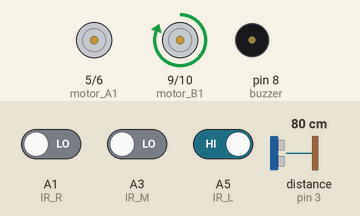
Simulated run of this sketch. Board: Arduino Uno, built with avr-gcc and run on an emulated ATmega328P. Shown: motor-driver pin pairs drawn as motors (green arrow = first pin HIGH = forward, orange = second pin HIGH = backward, longer = more drive), buzzer (waves = sounding, pin HIGH). Wiring (inferred from the names in the program): ultrasonic range finder: trigger pin 2; echo pin 3. Inputs (shaded band) come from the test bench; at power-on: distance to the obstacle (sensor on pin 3) 80 cm, A1 (IR_R) LOW, A5 (IR_L) HIGH, A3 (IR_M) LOW. The echo pulse lasts 58.3 µs per cm; pins used as bus, display or sensor lines are not drawn; what the sketch prints to the serial monitor is not drawn.

Above: at 2.2 s.
2.3 s: distance to the obstacle (sensor on pin 3) set to 24 cm
5.3 s: distance to the obstacle (sensor on pin 3) set to 20 cm
At 5.6 s:
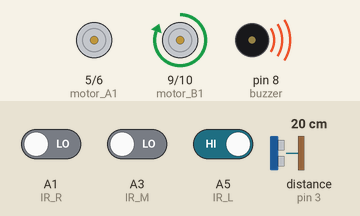
8.3 s: distance to the obstacle (sensor on pin 3) set to 35 cm
At 9.2 s:
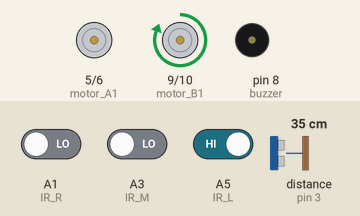
9.8 s: A1 (IR_R) driven HIGH
At 10.8 s:
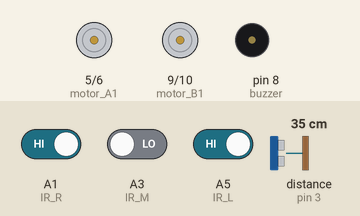
11.3 s: A5 (IR_L) driven LOW
At 12.0 s:
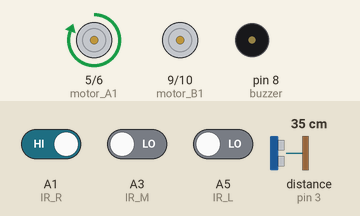
12.8 s: distance to the obstacle (sensor on pin 3) set to 2 cm
At 13.6 s:
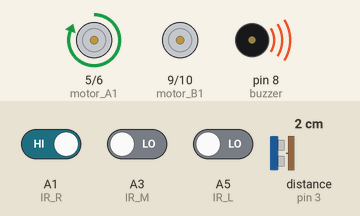
Timing chart, 0 to 16.8 s (numbered marks = the images above; inputs shaded):
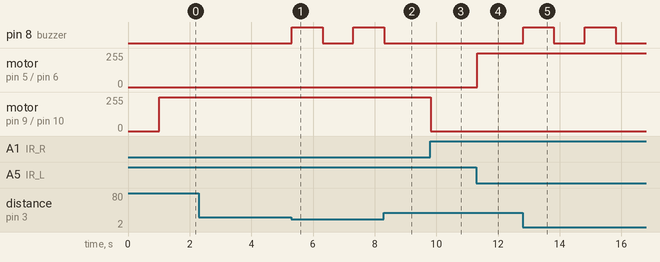

The sketch:

buzzor.ino
```cpp
#include"pitches.h"
const int motor_A1 = 5;
const int motor_A2 = 6;
const int motor_B1 = 9;
const int motor_B2 = 10;
const int IR_R = A1;
const int IR_M = A3;
const int IR_L = A5;
const int trigPin = 2;
const int echoPin = 3;
const int buzzer = 8;
int IR_L_data;
int IR_M_data;
int IR_R_data;

void setup() {
  pinMode(motor_A1, OUTPUT);
  pinMode(motor_A2, OUTPUT);
  pinMode(motor_B1, OUTPUT);
  pinMode(motor_B2, OUTPUT);
  pinMode(IR_L, INPUT);
  pinMode(IR_M, INPUT);
  pinMode(IR_R, INPUT);
  pinMode(trigPin, OUTPUT);
  pinMode(echoPin, INPUT);
  pinMode(buzzer, OUTPUT);
  Serial.begin(9600);
  Serial.print("Start");
  delay(1000);
}

void loop() {
  // 초음파 센서로 거리 측정
  IR_L_data = digitalRead(IR_L);
  IR_M_data = digitalRead(IR_M);
  IR_R_data = digitalRead(IR_R);
  Serial.print(IR_L_data);
  Serial.print("-");
  Serial.print(IR_M_data);
  Serial.print("-");
  Serial.println(IR_R_data);
  long duration, cm_distance;
  digitalWrite(trigPin, LOW);
  delayMicroseconds(2);
  digitalWrite(trigPin, HIGH);
  delayMicroseconds(10);
  digitalWrite(trigPin, LOW);
  duration = pulseIn(echoPin, HIGH);
  cm_distance = duration / 29 / 2;

   if (cm_distance <= 20) {  // 장애물이 20cm 이내에 있을 경우
    digitalWrite(buzzer, HIGH);  // 피에조 부저 울림
    delay(1000);
    digitalWrite(buzzer, LOW);
    delay(1000);
  }
  if (IR_L_data == 0 and IR_M_data == 1 and IR_R_data == 0) {
    Serial.println("직진");
    forward();
  }
  else if (IR_L_data == 1 and IR_M_data == 0 and IR_R_data == 0) {
    Serial.println("좌회전 ");
    left();
  }
  else if (IR_L_data == 0 and IR_M_data == 0 and IR_R_data == 1) {
    Serial.println("우회전");
    right();
  }
  else if (IR_L_data == 1  and IR_R_data == 1) {
    Serial.println("정지");
    stop();
  }
}


void right() {
  digitalWrite(motor_A1, HIGH);
  digitalWrite(motor_A2, LOW);
  digitalWrite(motor_B1, LOW);
  digitalWrite(motor_B2, LOW);
}

void left() {
  digitalWrite(motor_A1, LOW);
  digitalWrite(motor_A2, LOW);
  digitalWrite(motor_B1, HIGH);
  digitalWrite(motor_B2, LOW);
}

void forward() {
  digitalWrite(motor_A1, HIGH);
  digitalWrite(motor_A2, LOW);
  digitalWrite(motor_B1, HIGH);
  digitalWrite(motor_B2, LOW);
}

void stop() {
  digitalWrite(motor_A1, LOW);
  digitalWrite(motor_A2, LOW);
  digitalWrite(motor_B1, LOW);
  digitalWrite(motor_B2, LOW);
}
```

pitches.h
```cpp
/*************************************************
   Public Constants
 *************************************************/

#define NOTE_B0 31
#define NOTE_C1 33
#define NOTE_CS1 35
#define NOTE_D1 37
#define NOTE_DS1 39
#define NOTE_E1 41
#define NOTE_F1 44
#define NOTE_FS1 46
#define NOTE_G1 49
#define NOTE_GS1 52
#define NOTE_A1 55
#define NOTE_AS1 58
#define NOTE_B1 62
#define NOTE_C2 65
#define NOTE_CS2 69
#define NOTE_D2 73
#define NOTE_DS2 78
#define NOTE_E2 82
#define NOTE_F2 87
#define NOTE_FS2 93
#define NOTE_G2 98
#define NOTE_GS2 104
#define NOTE_A2 110
#define NOTE_AS2 117
#define NOTE_B2 123
#define NOTE_C3 131
#define NOTE_CS3 139
#define NOTE_D3 147
#define NOTE_DS3 156
#define NOTE_E3 165
#define NOTE_F3 175
#define NOTE_FS3 185
#define NOTE_G3 196
#define NOTE_GS3 208
#define NOTE_A3 220
#define NOTE_AS3 233
#define NOTE_B3 247
#define NOTE_C4 262
#define NOTE_CS4 277
#define NOTE_D4 294
#define NOTE_DS4 311
#define NOTE_E4 330
#define NOTE_F4 349
#define NOTE_FS4 370
#define NOTE_G4 392
#define NOTE_GS4 415
#define NOTE_A4 440
#define NOTE_AS4 466
#define NOTE_B4 494
#define NOTE_C5 523
#define NOTE_CS5 554
#define NOTE_D5 587
#define NOTE_DS5 622
#define NOTE_E5 659
#define NOTE_F5 698
#define NOTE_FS5 740
#define NOTE_G5 784
#define NOTE_GS5 831
#define NOTE_A5 880
#define NOTE_AS5 932
#define NOTE_B5 988
#define NOTE_C6 1047
#define NOTE_CS6 1109
#define NOTE_D6 1175
#define NOTE_DS6 1245
#define NOTE_E6 1319
#define NOTE_F6 1397
#define NOTE_FS6 1480
#define NOTE_G6 1568
#define NOTE_GS6 1661
#define NOTE_A6 1760
#define NOTE_AS6 1865
#define NOTE_B6 1976
#define NOTE_C7 2093
#define NOTE_CS7 2217
#define NOTE_D7 2349
#define NOTE_DS7 2489
#define NOTE_E7 2637
#define NOTE_F7 2794
#define NOTE_FS7 2960
#define NOTE_G7 3136
#define NOTE_GS7 3322
#define NOTE_A7 3520
#define NOTE_AS7 3729
#define NOTE_B7 3951
#define NOTE_C8 4186
#define NOTE_CS8 4435
#define NOTE_D8 4699
#define NOTE_DS8 4978
```

Measured:
- the behaviour switches between 22 and 21 cm on distance to the obstacle (sensor on pin 3) (found by bisection; images 0 and 1)
- after the input at 2.3 s, every drawn part: stays the same
- after the input at 5.3 s, pin 8 (buzzer): LOW → HIGH at once, → LOW 1.0 s later, → HIGH 1.0 s later
- after the input at 8.3 s, pin 8 (buzzer): goes on until 8.3 s, then stays LOW
- after the input at 9.8 s, motor on pin 9 (motor_B1) / pin 10 (motor_B2): forward 255/255 → stopped at once
- after the input at 11.3 s, motor on pin 5 (motor_A1) / pin 6 (motor_A2): stopped → forward 255/255 at once
- after the input at 12.8 s, pin 8 (buzzer): alternates HIGH for 1.0 s and LOW for 1.0 s, starting at once
